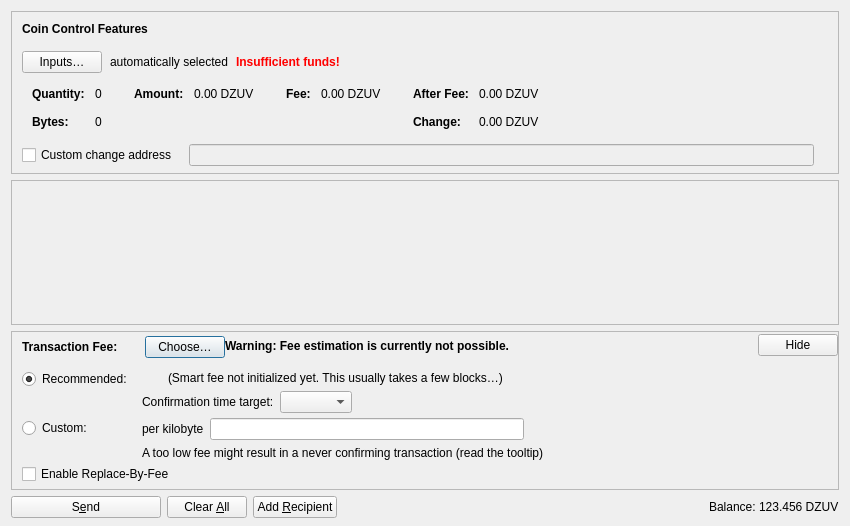
<?xml version="1.0" encoding="UTF-8"?>
<ui version="4.0">
 <class>SendCoinsDialog</class>
 <widget class="QDialog" name="SendCoinsDialog">
  <property name="geometry">
   <rect>
    <x>0</x>
    <y>0</y>
    <width>850</width>
    <height>526</height>
   </rect>
  </property>
  <property name="windowTitle">
   <string>Send Coins</string>
  </property>
  <layout class="QVBoxLayout" name="verticalLayout" stretch="0,1,0,0">
   <property name="bottomMargin">
    <number>8</number>
   </property>
   <item>
    <widget class="QFrame" name="frameCoinControl">
     <property name="sizePolicy">
      <sizepolicy hsizetype="Expanding" vsizetype="Expanding">
       <horstretch>0</horstretch>
       <verstretch>0</verstretch>
      </sizepolicy>
     </property>
     <property name="maximumSize">
      <size>
       <width>16777215</width>
       <height>16777215</height>
      </size>
     </property>
     <property name="frameShape">
      <enum>QFrame::StyledPanel</enum>
     </property>
     <property name="frameShadow">
      <enum>QFrame::Sunken</enum>
     </property>
     <layout class="QVBoxLayout" name="verticalLayoutCoinControl2">
      <property name="spacing">
       <number>0</number>
      </property>
      <property name="leftMargin">
       <number>0</number>
      </property>
      <property name="topMargin">
       <number>0</number>
      </property>
      <property name="rightMargin">
       <number>0</number>
      </property>
      <property name="bottomMargin">
       <number>6</number>
      </property>
      <item>
       <layout class="QVBoxLayout" name="verticalLayoutCoinControl" stretch="0,0,0,0,1">
        <property name="spacing">
         <number>0</number>
        </property>
        <property name="leftMargin">
         <number>10</number>
        </property>
        <property name="topMargin">
         <number>10</number>
        </property>
        <item>
         <layout class="QHBoxLayout" name="horizontalLayoutCoinControl1">
          <property name="bottomMargin">
           <number>15</number>
          </property>
          <item>
           <widget class="QLabel" name="labelCoinControlFeatures">
            <property name="sizePolicy">
             <sizepolicy hsizetype="Preferred" vsizetype="Maximum">
              <horstretch>0</horstretch>
              <verstretch>0</verstretch>
             </sizepolicy>
            </property>
            <property name="font">
             <font>
              <weight>75</weight>
              <bold>true</bold>
             </font>
            </property>
            <property name="styleSheet">
             <string notr="true">font-weight:bold;</string>
            </property>
            <property name="text">
             <string>Coin Control Features</string>
            </property>
           </widget>
          </item>
         </layout>
        </item>
        <item>
         <layout class="QHBoxLayout" name="horizontalLayoutCoinControl2" stretch="0,0,0,0">
          <property name="spacing">
           <number>8</number>
          </property>
          <property name="bottomMargin">
           <number>10</number>
          </property>
          <item>
           <widget class="QPushButton" name="pushButtonCoinControl">
            <property name="styleSheet">
             <string notr="true"/>
            </property>
            <property name="text">
             <string>Inputs…</string>
            </property>
            <property name="autoDefault">
             <bool>false</bool>
            </property>
           </widget>
          </item>
          <item>
           <widget class="QLabel" name="labelCoinControlAutomaticallySelected">
            <property name="text">
             <string>automatically selected</string>
            </property>
            <property name="margin">
             <number>5</number>
            </property>
           </widget>
          </item>
          <item>
           <widget class="QLabel" name="labelCoinControlInsuffFunds">
            <property name="font">
             <font>
              <weight>75</weight>
              <bold>true</bold>
             </font>
            </property>
            <property name="styleSheet">
             <string notr="true">color:red;font-weight:bold;</string>
            </property>
            <property name="text">
             <string>Insufficient funds!</string>
            </property>
            <property name="margin">
             <number>5</number>
            </property>
           </widget>
          </item>
          <item>
           <spacer name="horizontalSpacerCoinControl">
            <property name="orientation">
             <enum>Qt::Horizontal</enum>
            </property>
            <property name="sizeHint" stdset="0">
             <size>
              <width>40</width>
              <height>1</height>
             </size>
            </property>
           </spacer>
          </item>
         </layout>
        </item>
        <item>
         <widget class="QWidget" name="widgetCoinControl" native="true">
          <property name="sizePolicy">
           <sizepolicy hsizetype="Preferred" vsizetype="Preferred">
            <horstretch>0</horstretch>
            <verstretch>0</verstretch>
           </sizepolicy>
          </property>
          <property name="minimumSize">
           <size>
            <width>0</width>
            <height>0</height>
           </size>
          </property>
          <property name="styleSheet">
           <string notr="true"/>
          </property>
          <layout class="QHBoxLayout" name="horizontalLayoutCoinControl5">
           <property name="leftMargin">
            <number>0</number>
           </property>
           <property name="topMargin">
            <number>0</number>
           </property>
           <property name="rightMargin">
            <number>0</number>
           </property>
           <property name="bottomMargin">
            <number>0</number>
           </property>
           <item>
            <layout class="QHBoxLayout" name="horizontalLayoutCoinControl3" stretch="0,0,0,1">
             <property name="spacing">
              <number>20</number>
             </property>
             <property name="topMargin">
              <number>0</number>
             </property>
             <property name="bottomMargin">
              <number>10</number>
             </property>
             <item>
              <layout class="QFormLayout" name="formLayoutCoinControl1">
               <property name="labelAlignment">
                <set>Qt::AlignLeft|Qt::AlignVCenter</set>
               </property>
               <property name="horizontalSpacing">
                <number>10</number>
               </property>
               <property name="verticalSpacing">
                <number>14</number>
               </property>
               <property name="leftMargin">
                <number>10</number>
               </property>
               <property name="topMargin">
                <number>4</number>
               </property>
               <property name="rightMargin">
                <number>6</number>
               </property>
               <item row="0" column="0">
                <widget class="QLabel" name="labelCoinControlQuantityText">
                 <property name="font">
                  <font>
                   <weight>75</weight>
                   <bold>true</bold>
                  </font>
                 </property>
                 <property name="text">
                  <string>Quantity:</string>
                 </property>
                 <property name="margin">
                  <number>0</number>
                 </property>
                </widget>
               </item>
               <item row="0" column="1">
                <widget class="QLabel" name="labelCoinControlQuantity">
                 <property name="cursor">
                  <cursorShape>IBeamCursor</cursorShape>
                 </property>
                 <property name="contextMenuPolicy">
                  <enum>Qt::ActionsContextMenu</enum>
                 </property>
                 <property name="text">
                  <string notr="true">0</string>
                 </property>
                 <property name="margin">
                  <number>0</number>
                 </property>
                 <property name="textInteractionFlags">
                  <set>Qt::LinksAccessibleByMouse|Qt::TextSelectableByKeyboard|Qt::TextSelectableByMouse</set>
                 </property>
                </widget>
               </item>
               <item row="1" column="0">
                <widget class="QLabel" name="labelCoinControlBytesText">
                 <property name="font">
                  <font>
                   <weight>75</weight>
                   <bold>true</bold>
                  </font>
                 </property>
                 <property name="text">
                  <string>Bytes:</string>
                 </property>
                </widget>
               </item>
               <item row="1" column="1">
                <widget class="QLabel" name="labelCoinControlBytes">
                 <property name="cursor">
                  <cursorShape>IBeamCursor</cursorShape>
                 </property>
                 <property name="contextMenuPolicy">
                  <enum>Qt::ActionsContextMenu</enum>
                 </property>
                 <property name="text">
                  <string notr="true">0</string>
                 </property>
                 <property name="textInteractionFlags">
                  <set>Qt::LinksAccessibleByMouse|Qt::TextSelectableByKeyboard|Qt::TextSelectableByMouse</set>
                 </property>
                </widget>
               </item>
              </layout>
             </item>
             <item>
              <layout class="QFormLayout" name="formLayoutCoinControl2">
               <property name="horizontalSpacing">
                <number>10</number>
               </property>
               <property name="verticalSpacing">
                <number>14</number>
               </property>
               <property name="leftMargin">
                <number>6</number>
               </property>
               <property name="topMargin">
                <number>4</number>
               </property>
               <property name="rightMargin">
                <number>6</number>
               </property>
               <item row="0" column="0">
                <widget class="QLabel" name="labelCoinControlAmountText">
                 <property name="font">
                  <font>
                   <weight>75</weight>
                   <bold>true</bold>
                  </font>
                 </property>
                 <property name="text">
                  <string>Amount:</string>
                 </property>
                 <property name="margin">
                  <number>0</number>
                 </property>
                </widget>
               </item>
               <item row="0" column="1">
                <widget class="QLabel" name="labelCoinControlAmount">
                 <property name="cursor">
                  <cursorShape>IBeamCursor</cursorShape>
                 </property>
                 <property name="contextMenuPolicy">
                  <enum>Qt::ActionsContextMenu</enum>
                 </property>
                 <property name="text">
                  <string notr="true">0.00 DZUV</string>
                 </property>
                 <property name="textInteractionFlags">
                  <set>Qt::LinksAccessibleByMouse|Qt::TextSelectableByKeyboard|Qt::TextSelectableByMouse</set>
                 </property>
                </widget>
               </item>
              </layout>
             </item>
             <item>
              <layout class="QFormLayout" name="formLayoutCoinControl3">
               <property name="horizontalSpacing">
                <number>10</number>
               </property>
               <property name="verticalSpacing">
                <number>14</number>
               </property>
               <property name="leftMargin">
                <number>6</number>
               </property>
               <property name="topMargin">
                <number>4</number>
               </property>
               <property name="rightMargin">
                <number>6</number>
               </property>
               <item row="0" column="0">
                <widget class="QLabel" name="labelCoinControlFeeText">
                 <property name="font">
                  <font>
                   <weight>75</weight>
                   <bold>true</bold>
                  </font>
                 </property>
                 <property name="text">
                  <string>Fee:</string>
                 </property>
                 <property name="margin">
                  <number>0</number>
                 </property>
                </widget>
               </item>
               <item row="0" column="1">
                <widget class="QLabel" name="labelCoinControlFee">
                 <property name="cursor">
                  <cursorShape>IBeamCursor</cursorShape>
                 </property>
                 <property name="contextMenuPolicy">
                  <enum>Qt::ActionsContextMenu</enum>
                 </property>
                 <property name="text">
                  <string notr="true">0.00 DZUV</string>
                 </property>
                 <property name="textInteractionFlags">
                  <set>Qt::LinksAccessibleByMouse|Qt::TextSelectableByKeyboard|Qt::TextSelectableByMouse</set>
                 </property>
                </widget>
               </item>
              </layout>
             </item>
             <item>
              <layout class="QFormLayout" name="formLayoutCoinControl4">
               <property name="labelAlignment">
                <set>Qt::AlignLeft|Qt::AlignVCenter</set>
               </property>
               <property name="horizontalSpacing">
                <number>10</number>
               </property>
               <property name="verticalSpacing">
                <number>14</number>
               </property>
               <property name="leftMargin">
                <number>6</number>
               </property>
               <property name="topMargin">
                <number>4</number>
               </property>
               <property name="rightMargin">
                <number>6</number>
               </property>
               <item row="0" column="0">
                <widget class="QLabel" name="labelCoinControlAfterFeeText">
                 <property name="font">
                  <font>
                   <weight>75</weight>
                   <bold>true</bold>
                  </font>
                 </property>
                 <property name="text">
                  <string>After Fee:</string>
                 </property>
                 <property name="margin">
                  <number>0</number>
                 </property>
                </widget>
               </item>
               <item row="0" column="1">
                <widget class="QLabel" name="labelCoinControlAfterFee">
                 <property name="cursor">
                  <cursorShape>IBeamCursor</cursorShape>
                 </property>
                 <property name="contextMenuPolicy">
                  <enum>Qt::ActionsContextMenu</enum>
                 </property>
                 <property name="text">
                  <string notr="true">0.00 DZUV</string>
                 </property>
                 <property name="textInteractionFlags">
                  <set>Qt::LinksAccessibleByMouse|Qt::TextSelectableByKeyboard|Qt::TextSelectableByMouse</set>
                 </property>
                </widget>
               </item>
               <item row="1" column="0">
                <widget class="QLabel" name="labelCoinControlChangeText">
                 <property name="font">
                  <font>
                   <weight>75</weight>
                   <bold>true</bold>
                  </font>
                 </property>
                 <property name="text">
                  <string>Change:</string>
                 </property>
                </widget>
               </item>
               <item row="1" column="1">
                <widget class="QLabel" name="labelCoinControlChange">
                 <property name="cursor">
                  <cursorShape>IBeamCursor</cursorShape>
                 </property>
                 <property name="contextMenuPolicy">
                  <enum>Qt::ActionsContextMenu</enum>
                 </property>
                 <property name="text">
                  <string notr="true">0.00 DZUV</string>
                 </property>
                 <property name="textInteractionFlags">
                  <set>Qt::LinksAccessibleByMouse|Qt::TextSelectableByKeyboard|Qt::TextSelectableByMouse</set>
                 </property>
                </widget>
               </item>
              </layout>
             </item>
            </layout>
           </item>
          </layout>
         </widget>
        </item>
        <item>
         <layout class="QHBoxLayout" name="horizontalLayoutCoinControl4" stretch="0,0,0">
          <property name="spacing">
           <number>12</number>
          </property>
          <property name="sizeConstraint">
           <enum>QLayout::SetDefaultConstraint</enum>
          </property>
          <property name="topMargin">
           <number>5</number>
          </property>
          <property name="rightMargin">
           <number>5</number>
          </property>
          <item>
           <widget class="QCheckBox" name="checkBoxCoinControlChange">
            <property name="toolTip">
             <string>If this is activated, but the change address is empty or invalid, change will be sent to a newly generated address.</string>
            </property>
            <property name="text">
             <string>Custom change address</string>
            </property>
           </widget>
          </item>
          <item>
           <widget class="QValidatedLineEdit" name="lineEditCoinControlChange">
            <property name="enabled">
             <bool>false</bool>
            </property>
            <property name="sizePolicy">
             <sizepolicy hsizetype="Expanding" vsizetype="Fixed">
              <horstretch>0</horstretch>
              <verstretch>0</verstretch>
             </sizepolicy>
            </property>
           </widget>
          </item>
          <item>
           <widget class="QLabel" name="labelCoinControlChangeLabel">
            <property name="sizePolicy">
             <sizepolicy hsizetype="Preferred" vsizetype="Expanding">
              <horstretch>0</horstretch>
              <verstretch>0</verstretch>
             </sizepolicy>
            </property>
            <property name="minimumSize">
             <size>
              <width>0</width>
              <height>0</height>
             </size>
            </property>
            <property name="text">
             <string/>
            </property>
            <property name="margin">
             <number>3</number>
            </property>
           </widget>
          </item>
         </layout>
        </item>
        <item>
         <spacer name="verticalSpacerCoinControl">
          <property name="orientation">
           <enum>Qt::Vertical</enum>
          </property>
          <property name="sizeHint" stdset="0">
           <size>
            <width>800</width>
            <height>1</height>
           </size>
          </property>
         </spacer>
        </item>
       </layout>
      </item>
     </layout>
    </widget>
   </item>
   <item>
    <widget class="QScrollArea" name="scrollArea">
     <property name="widgetResizable">
      <bool>true</bool>
     </property>
     <widget class="QWidget" name="scrollAreaWidgetContents">
      <property name="geometry">
       <rect>
        <x>0</x>
        <y>0</y>
        <width>830</width>
        <height>104</height>
       </rect>
      </property>
      <layout class="QVBoxLayout" name="verticalLayout_2" stretch="0,1">
       <property name="leftMargin">
        <number>0</number>
       </property>
       <property name="topMargin">
        <number>0</number>
       </property>
       <property name="rightMargin">
        <number>0</number>
       </property>
       <property name="bottomMargin">
        <number>0</number>
       </property>
       <item>
        <layout class="QVBoxLayout" name="entries">
         <property name="spacing">
          <number>6</number>
         </property>
        </layout>
       </item>
       <item>
        <spacer name="verticalSpacer">
         <property name="orientation">
          <enum>Qt::Vertical</enum>
         </property>
         <property name="sizeHint" stdset="0">
          <size>
           <width>20</width>
           <height>40</height>
          </size>
         </property>
        </spacer>
       </item>
      </layout>
     </widget>
    </widget>
   </item>
   <item>
    <widget class="QFrame" name="frameFee">
     <property name="sizePolicy">
      <sizepolicy hsizetype="Expanding" vsizetype="Expanding">
       <horstretch>0</horstretch>
       <verstretch>0</verstretch>
      </sizepolicy>
     </property>
     <property name="maximumSize">
      <size>
       <width>16777215</width>
       <height>16777215</height>
      </size>
     </property>
     <property name="frameShape">
      <enum>QFrame::StyledPanel</enum>
     </property>
     <property name="frameShadow">
      <enum>QFrame::Sunken</enum>
     </property>
     <layout class="QVBoxLayout" name="verticalLayoutFee1">
      <property name="spacing">
       <number>0</number>
      </property>
      <property name="leftMargin">
       <number>0</number>
      </property>
      <property name="topMargin">
       <number>0</number>
      </property>
      <property name="rightMargin">
       <number>0</number>
      </property>
      <property name="bottomMargin">
       <number>0</number>
      </property>
      <item>
       <layout class="QVBoxLayout" name="verticalLayoutFee2" stretch="0,0,0">
        <property name="spacing">
         <number>0</number>
        </property>
        <property name="leftMargin">
         <number>10</number>
        </property>
        <property name="topMargin">
         <number>0</number>
        </property>
        <item>
         <layout class="QHBoxLayout" name="horizontalLayoutFee1">
          <property name="bottomMargin">
           <number>0</number>
          </property>
          <item>
           <layout class="QVBoxLayout" name="verticalLayoutFee7">
            <property name="spacing">
             <number>0</number>
            </property>
            <item>
             <spacer name="verticalSpacerSmartFee">
              <property name="orientation">
               <enum>Qt::Vertical</enum>
              </property>
              <property name="sizeType">
               <enum>QSizePolicy::Fixed</enum>
              </property>
              <property name="sizeHint" stdset="0">
               <size>
                <width>1</width>
                <height>4</height>
               </size>
              </property>
             </spacer>
            </item>
            <item>
             <layout class="QHBoxLayout" name="horizontalLayoutSmartFee">
              <property name="spacing">
               <number>10</number>
              </property>
              <item>
               <widget class="QLabel" name="labelFeeHeadline">
                <property name="sizePolicy">
                 <sizepolicy hsizetype="Preferred" vsizetype="Maximum">
                  <horstretch>0</horstretch>
                  <verstretch>0</verstretch>
                 </sizepolicy>
                </property>
                <property name="font">
                 <font>
                  <weight>75</weight>
                  <bold>true</bold>
                 </font>
                </property>
                <property name="styleSheet">
                 <string notr="true">font-weight:bold;</string>
                </property>
                <property name="text">
                 <string>Transaction Fee:</string>
                </property>
               </widget>
              </item>
              <item>
               <widget class="QLabel" name="labelFeeMinimized">
                <property name="text">
                 <string/>
                </property>
               </widget>
              </item>
              <item>
               <widget class="QPushButton" name="buttonChooseFee">
                <property name="text">
                 <string>Choose…</string>
                </property>
               </widget>
              </item>
             </layout>
            </item>
            <item>
             <spacer name="verticalSpacer_5">
              <property name="orientation">
               <enum>Qt::Vertical</enum>
              </property>
              <property name="sizeHint" stdset="0">
               <size>
                <width>1</width>
                <height>1</height>
               </size>
              </property>
             </spacer>
            </item>
           </layout>
          </item>
          <item>
           <widget class="QLabel" name="fallbackFeeWarningLabel">
            <property name="toolTip">
             <string>Using the fallbackfee can result in sending a transaction that will take several hours or days (or never) to confirm. Consider choosing your fee manually or wait until you have validated the complete chain.</string>
            </property>
            <property name="font">
            <font>
                <weight>75</weight>
                <bold>true</bold>
            </font>
            </property>
            <property name="text">
             <string>Warning: Fee estimation is currently not possible.</string>
            </property>
            <property name="wordWrap">
             <bool>false</bool>
            </property>
           </widget>
          </item>
          <item>
           <spacer name="horizontalSpacer_4">
            <property name="orientation">
             <enum>Qt::Horizontal</enum>
            </property>
            <property name="sizeType">
             <enum>QSizePolicy::MinimumExpanding</enum>
            </property>
            <property name="sizeHint" stdset="0">
             <size>
              <width>40</width>
              <height>20</height>
             </size>
            </property>
           </spacer>
          </item>
          <item>
           <widget class="QPushButton" name="buttonMinimizeFee">
            <property name="toolTip">
             <string>Hide transaction fee settings</string>
            </property>
            <property name="text">
             <string>Hide</string>
            </property>
           </widget>
          </item>
         </layout>
        </item>
        <item>
         <widget class="QFrame" name="frameFeeSelection">
          <layout class="QVBoxLayout" name="verticalLayoutFee12">
           <property name="spacing">
            <number>0</number>
           </property>
           <property name="leftMargin">
            <number>0</number>
           </property>
           <property name="topMargin">
            <number>0</number>
           </property>
           <property name="rightMargin">
            <number>0</number>
           </property>
           <property name="bottomMargin">
            <number>0</number>
           </property>
           <item>
            <layout class="QGridLayout" name="gridLayoutFee">
             <property name="topMargin">
              <number>10</number>
             </property>
             <property name="bottomMargin">
              <number>4</number>
             </property>
             <property name="horizontalSpacing">
              <number>10</number>
             </property>
             <property name="verticalSpacing">
              <number>4</number>
             </property>
             <item row="1" column="1">
              <layout class="QVBoxLayout" name="verticalLayoutFee8">
               <property name="spacing">
                <number>6</number>
               </property>
               <item>
                <layout class="QHBoxLayout" name="horizontalLayoutFee13">
                 <item>
                  <widget class="QLabel" name="labelCustomPerKilobyte">
                   <property name="toolTip">
                    <string>Specify a custom fee per kB (1,000 bytes) of the transaction's virtual size.

Note:  Since the fee is calculated on a per-byte basis, a fee rate of "100 Principes per kvB" for a transaction size of 500 virtual bytes (half of 1 kvB) would ultimately yield a fee of only 50 Principes.</string>
                   </property>
                   <property name="text">
                    <string>per kilobyte</string>
                   </property>
                  </widget>
                 </item>
                 <item>
                  <widget class="BitcoinAmountField" name="customFee"/>
                 </item>
                 <item>
                  <spacer name="horizontalSpacer_6">
                   <property name="orientation">
                    <enum>Qt::Horizontal</enum>
                   </property>
                   <property name="sizeHint" stdset="0">
                    <size>
                     <width>1</width>
                     <height>1</height>
                    </size>
                   </property>
                  </spacer>
                 </item>
                </layout>
               </item>
               <item>
                <layout class="QHBoxLayout" name="horizontalLayoutFee8">
                 <item>
                  <widget class="QLabel" name="labelCustomFeeWarning">
                   <property name="enabled">
                    <bool>true</bool>
                   </property>
                   <property name="toolTip">
                    <string>When there is less transaction volume than space in the blocks, miners as well as relaying nodes may enforce a minimum fee. Paying only this minimum fee is just fine, but be aware that this can result in a never confirming transaction once there is more demand for Denzuve transactions than the network can process.</string>
                   </property>
                   <property name="text">
                    <string>A too low fee might result in a never confirming transaction (read the tooltip)</string>
                   </property>
                  </widget>
                 </item>
                 <item>
                  <spacer name="horizontalSpacer_2">
                   <property name="orientation">
                    <enum>Qt::Horizontal</enum>
                   </property>
                   <property name="sizeHint" stdset="0">
                    <size>
                     <width>1</width>
                     <height>1</height>
                    </size>
                   </property>
                  </spacer>
                 </item>
                </layout>
               </item>
              </layout>
             </item>
             <item row="0" column="0">
              <layout class="QVBoxLayout" name="verticalLayoutFee4" stretch="0,1">
               <item>
                <widget class="QRadioButton" name="radioSmartFee">
                 <property name="text">
                  <string>Recommended:</string>
                 </property>
                 <property name="checked">
                  <bool>true</bool>
                 </property>
                 <attribute name="buttonGroup">
                  <string notr="true">groupFee</string>
                 </attribute>
                </widget>
               </item>
               <item>
                <spacer name="verticalSpacer_2">
                 <property name="orientation">
                  <enum>Qt::Vertical</enum>
                 </property>
                 <property name="sizeHint" stdset="0">
                  <size>
                   <width>1</width>
                   <height>1</height>
                  </size>
                 </property>
                </spacer>
               </item>
              </layout>
             </item>
             <item row="1" column="0">
              <layout class="QVBoxLayout" name="verticalLayoutFee9" stretch="0,1">
               <item>
                <widget class="QRadioButton" name="radioCustomFee">
                 <property name="text">
                  <string>Custom:</string>
                 </property>
                 <attribute name="buttonGroup">
                  <string notr="true">groupFee</string>
                 </attribute>
                </widget>
               </item>
               <item>
                <spacer name="verticalSpacer_6">
                 <property name="orientation">
                  <enum>Qt::Vertical</enum>
                 </property>
                 <property name="sizeHint" stdset="0">
                  <size>
                   <width>1</width>
                   <height>1</height>
                  </size>
                 </property>
                </spacer>
               </item>
              </layout>
             </item>
             <item row="0" column="1">
              <layout class="QVBoxLayout" name="verticalLayoutFee3" stretch="0,0,1">
               <property name="spacing">
                <number>6</number>
               </property>
               <property name="topMargin">
                <number>2</number>
               </property>
               <item>
                <layout class="QHBoxLayout" name="horizontalLayoutFee12">
                 <item>
                  <widget class="QLabel" name="labelSmartFee">
                   <property name="text">
                    <string/>
                   </property>
                  </widget>
                 </item>
                 <item>
                  <widget class="QLabel" name="labelFeeEstimation">
                   <property name="text">
                    <string/>
                   </property>
                  </widget>
                 </item>
                 <item>
                  <widget class="QLabel" name="labelSmartFee2">
                   <property name="text">
                    <string>(Smart fee not initialized yet. This usually takes a few blocks…)</string>
                   </property>
                  </widget>
                 </item>
                 <item>
                  <spacer name="horizontalSpacer_5">
                   <property name="orientation">
                    <enum>Qt::Horizontal</enum>
                   </property>
                   <property name="sizeHint" stdset="0">
                    <size>
                     <width>1</width>
                     <height>1</height>
                    </size>
                   </property>
                  </spacer>
                 </item>
                </layout>
               </item>
               <item>
                <layout class="QHBoxLayout" name="horizontalLayoutFee9">
                 <item>
                  <layout class="QVBoxLayout" name="verticalLayoutFee6">
                   <item>
                    <widget class="QLabel" name="labelSmartFee3">
                     <property name="text">
                      <string>Confirmation time target:</string>
                     </property>
                    </widget>
                   </item>
                  </layout>
                 </item>
                 <item>
                  <layout class="QVBoxLayout" name="verticalLayoutFee5">
                   <property name="rightMargin">
                    <number>30</number>
                   </property>
                   <item>
                    <layout class="QHBoxLayout" name="horizontalLayoutConfTarget">
                     <property name="bottomMargin">
                      <number>0</number>
                     </property>
                     <item>
                      <widget class="QComboBox" name="confTargetSelector"/>
                     </item>
                     <item>
                      <spacer name="horizontalSpacerConfTarget">
                       <property name="orientation">
                        <enum>Qt::Horizontal</enum>
                       </property>
                       <property name="sizeHint" stdset="0">
                        <size>
                         <width>40</width>
                         <height>20</height>
                        </size>
                       </property>
                      </spacer>
                     </item>
                    </layout>
                   </item>
                  </layout>
                 </item>
                </layout>
               </item>
               <item>
                <spacer name="verticalSpacer_4">
                 <property name="orientation">
                  <enum>Qt::Vertical</enum>
                 </property>
                 <property name="sizeHint" stdset="0">
                  <size>
                   <width>1</width>
                   <height>1</height>
                  </size>
                 </property>
                </spacer>
               </item>
              </layout>
             </item>
            </layout>
           </item>
           <item>
            <widget class="QCheckBox" name="optInRBF">
             <property name="text">
              <string>Enable Replace-By-Fee</string>
             </property>
             <property name="toolTip">
              <string>With Replace-By-Fee (BIP-125) you can increase a transaction's fee after it is sent. Without this, a higher fee may be recommended to compensate for increased transaction delay risk.</string>
             </property>
            </widget>
           </item>
          </layout>
         </widget>
        </item>
        <item>
         <spacer name="verticalSpacerFee">
          <property name="orientation">
           <enum>Qt::Vertical</enum>
          </property>
          <property name="sizeHint" stdset="0">
           <size>
            <width>40</width>
            <height>5</height>
           </size>
          </property>
         </spacer>
        </item>
       </layout>
      </item>
     </layout>
    </widget>
   </item>
   <item>
    <layout class="QHBoxLayout" name="horizontalLayout">
     <item>
      <widget class="QPushButton" name="sendButton">
       <property name="minimumSize">
        <size>
         <width>150</width>
         <height>0</height>
        </size>
       </property>
       <property name="toolTip">
        <string>Confirm the send action</string>
       </property>
       <property name="text">
        <string>S&amp;end</string>
       </property>
       <property name="icon">
        <iconset resource="../bitcoin.qrc">
         <normaloff>:/icons/send</normaloff>:/icons/send</iconset>
       </property>
       <property name="autoDefault">
        <bool>false</bool>
       </property>
       <property name="default">
        <bool>false</bool>
       </property>
      </widget>
     </item>
     <item>
      <widget class="QPushButton" name="clearButton">
       <property name="sizePolicy">
        <sizepolicy hsizetype="Minimum" vsizetype="Fixed">
         <horstretch>0</horstretch>
         <verstretch>0</verstretch>
        </sizepolicy>
       </property>
       <property name="toolTip">
        <string>Clear all fields of the form.</string>
       </property>
       <property name="text">
        <string>Clear &amp;All</string>
       </property>
       <property name="icon">
        <iconset resource="../bitcoin.qrc">
         <normaloff>:/icons/remove</normaloff>:/icons/remove</iconset>
       </property>
       <property name="autoDefault">
        <bool>false</bool>
       </property>
      </widget>
     </item>
     <item>
      <widget class="QPushButton" name="addButton">
       <property name="toolTip">
        <string>Send to multiple recipients at once</string>
       </property>
       <property name="text">
        <string>Add &amp;Recipient</string>
       </property>
       <property name="icon">
        <iconset resource="../bitcoin.qrc">
         <normaloff>:/icons/add</normaloff>:/icons/add</iconset>
       </property>
       <property name="autoDefault">
        <bool>false</bool>
       </property>
      </widget>
     </item>
     <item>
      <spacer name="horizontalSpacer">
       <property name="orientation">
        <enum>Qt::Horizontal</enum>
       </property>
       <property name="sizeHint" stdset="0">
        <size>
         <width>40</width>
         <height>20</height>
        </size>
       </property>
      </spacer>
     </item>
     <item>
      <layout class="QHBoxLayout" name="horizontalLayout_2">
       <property name="spacing">
        <number>3</number>
       </property>
       <item>
        <widget class="QLabel" name="labelBalanceName">
         <property name="sizePolicy">
          <sizepolicy hsizetype="Preferred" vsizetype="Fixed">
           <horstretch>0</horstretch>
           <verstretch>0</verstretch>
          </sizepolicy>
         </property>
         <property name="text">
          <string>Balance:</string>
         </property>
        </widget>
       </item>
       <item>
        <widget class="QLabel" name="labelBalance">
         <property name="sizePolicy">
          <sizepolicy hsizetype="Preferred" vsizetype="Fixed">
           <horstretch>0</horstretch>
           <verstretch>0</verstretch>
          </sizepolicy>
         </property>
         <property name="cursor">
          <cursorShape>IBeamCursor</cursorShape>
         </property>
         <property name="text">
          <string notr="true">123.456 DZUV</string>
         </property>
         <property name="textInteractionFlags">
          <set>Qt::LinksAccessibleByMouse|Qt::TextSelectableByKeyboard|Qt::TextSelectableByMouse</set>
         </property>
        </widget>
       </item>
      </layout>
     </item>
    </layout>
   </item>
  </layout>
 </widget>
 <customwidgets>
  <customwidget>
   <class>QValidatedLineEdit</class>
   <extends>QLineEdit</extends>
   <header>qt/qvalidatedlineedit.h</header>
  </customwidget>
  <customwidget>
   <class>BitcoinAmountField</class>
   <extends>QLineEdit</extends>
   <header>qt/bitcoinamountfield.h</header>
   <container>1</container>
  </customwidget>
 </customwidgets>
 <resources>
  <include location="../bitcoin.qrc"/>
 </resources>
 <connections/>
 <buttongroups>
  <buttongroup name="groupFee"/>
 </buttongroups>
</ui>
